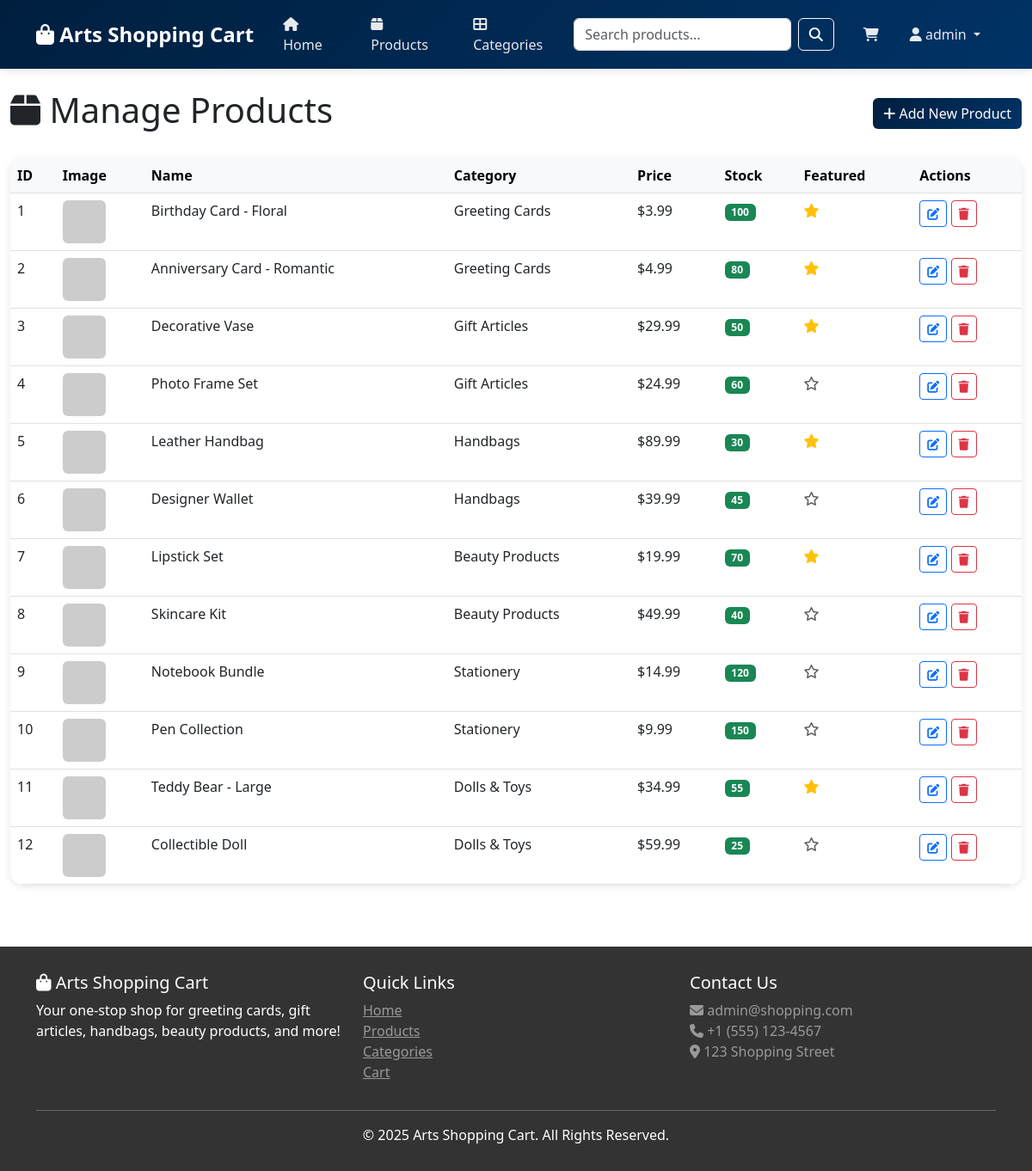
/admin/products.php (signed in), run on the app's committed database.
### tables this page shows
CREATE TABLE IF NOT EXISTS products (
    id INT AUTO_INCREMENT PRIMARY KEY,
    category_id INT,
    name VARCHAR(200) NOT NULL,
    description TEXT,
    price DECIMAL(10, 2) NOT NULL,
    stock INT DEFAULT 0,
    image VARCHAR(255),
    featured TINYINT(1) DEFAULT 0,
    created_at TIMESTAMP DEFAULT CURRENT_TIMESTAMP,
    updated_at TIMESTAMP DEFAULT CURRENT_TIMESTAMP ON UPDATE CURRENT_TIMESTAMP,
    FOREIGN KEY (category_id) REFERENCES categories(id) ON DELETE SET NULL
);

CREATE TABLE IF NOT EXISTS categories (
    id INT AUTO_INCREMENT PRIMARY KEY,
    name VARCHAR(100) NOT NULL,
    description TEXT,
    image VARCHAR(255),
    created_at TIMESTAMP DEFAULT CURRENT_TIMESTAMP
);

### includes/db.php (called while the page is built, shortened)
<?php
class Database {
    private $conn;
    public function __construct() {
        try {
            $this->conn = new mysqli(DB_HOST, DB_USER, DB_PASS, DB_NAME);
            $this->conn->set_charset("utf8mb4");
        } catch (Exception $e) {
            die("Database Error: " . $e->getMessage());
        }
    }
    public function query($sql) {
        $result = $this->conn->query($sql);
        return $result;
    }
}
$db = new Database();
?>

### includes/functions.php (called while the page is built, shortened)
<?php
require_once 'db.php';
function getProducts($category_id = null, $featured = false, $limit = null) {
    global $db;
    $sql = "SELECT p.*, c.name as category_name FROM products p
            LEFT JOIN categories c ON p.category_id = c.id WHERE 1=1";
    $sql .= " ORDER BY p.created_at DESC";
    $result = $db->query($sql);
    return $result->fetch_all(MYSQLI_ASSOC);
}
function formatPrice($price) {
    return '$' . number_format($price, 2);
}
?>

### admin/products.php (the view, shortened to what this page needs)
<?php
include '../includes/header.php';
$action = isset($_GET['action']) ? $_GET['action'] : 'list';
$products = getProducts();
?>
<div class="container-fluid my-4">
    <div class="d-flex justify-content-between align-items-center mb-4">
        <h1><i class="fas fa-box"></i> Manage Products</h1>
        <?php if ($action == 'list'): ?>
            <a href="?action=add" class="btn btn-primary">
                <i class="fas fa-plus"></i> Add New Product
            </a>
        <?php else: ?>
            <a href="products.php" class="btn btn-secondary">
                <i class="fas fa-arrow-left"></i> Back to List
            </a>
        <?php endif; ?>
    </div>
    <?php if ($action == 'list'): ?>
        <div class="card">
            <div class="card-body p-0">
                <div class="table-responsive">
                    <table class="table table-hover mb-0">
                        <thead class="table-light">
                            <tr>
                                <th>ID</th>
                                <th>Image</th>
                                <th>Name</th>
                                <th>Category</th>
                                <th>Price</th>
                                <th>Stock</th>
                                <th>Featured</th>
                                <th>Actions</th>
                            </tr>
                        </thead>
                        <tbody>
                            <?php foreach ($products as $product): ?>
                                <tr>
                                    <td><?php echo $product['id']; ?></td>
                                    <td>
                                        <img src="<?php echo $product['image'] ? '../uploads/' . $product['image'] : 'https://via.placeholder.com/50'; ?>"
                                             alt="<?php echo htmlspecialchars($product['name']); ?>"
                                             style="width: 50px; height: 50px; object-fit: cover;" class="rounded">
                                    </td>
                                    <td><?php echo htmlspecialchars($product['name']); ?></td>
                                    <td><?php echo htmlspecialchars($product['category_name']); ?></td>
                                    <td><?php echo formatPrice($product['price']); ?></td>
                                    <td>
                                        <?php if ($product['stock'] > 10): ?>
                                            <span class="badge bg-success"><?php echo $product['stock']; ?></span>
                                        <?php elseif ($product['stock'] > 0): ?>
                                            <span class="badge bg-warning"><?php echo $product['stock']; ?></span>
                                        <?php else: ?>
                                            <span class="badge bg-danger">Out of Stock</span>
                                        <?php endif; ?>
                                    </td>
                                    <td>
                                        <?php if ($product['featured']): ?>
                                            <i class="fas fa-star text-warning"></i>
                                        <?php else: ?>
                                            <i class="far fa-star text-muted"></i>
                                        <?php endif; ?>
                                    </td>
                                    <td>
                                        <a href="?action=edit&id=<?php echo $product['id']; ?>" class="btn btn-sm btn-outline-primary">
                                            <i class="fas fa-edit"></i>
                                        </a>
                                        <form action="" method="POST" class="d-inline" onsubmit="return confirmDelete()">
                                            <button type="submit" class="btn btn-sm btn-outline-danger">
                                                <i class="fas fa-trash"></i>
                                            </button>
                                        </form>
                                    </td>
                                </tr>
                            <?php endforeach; ?>
                        </tbody>
                    </table>
                </div>
            </div>
        </div>
    <?php endif; ?>
</div>
<?php include '../includes/footer.php'; ?>

### includes/header.php (style rules this page uses)
:root { --primary-color: #001f3f; --secondary-color: #003366; --dark-color: #333; --light-color: #f8f9fa; }
body { font-family: 'Segoe UI', Tahoma, Geneva, Verdana, sans-serif; min-height: 100vh; display: flex; flex-direction: column; }
.btn-primary { background: linear-gradient(135deg, var(--primary-color), var(--secondary-color)); border: none; }
.card { border: none; border-radius: 15px; overflow: hidden; transition: all 0.3s; box-shadow: 0 2px 10px rgba(0,0,0,0.1); }

### data on the page
products: id "1", name "Birthday Card - Floral", category.name "Greeting Cards", price "$3.99", stock "100", featured 1 (drawn)
products: id "2", name "Anniversary Card - Romantic", category.name "Greeting Cards", price "$4.99", stock "80", featured 1 (drawn)
products: id "3", name "Decorative Vase", category.name "Gift Articles", price "$29.99", stock "50", featured 1 (drawn)
products: id "4", name "Photo Frame Set", category.name "Gift Articles", price "$24.99", stock "60", featured 0 (drawn)
products: id "5", name "Leather Handbag", category.name "Handbags", price "$89.99", stock "30", featured 1 (drawn)
products: id "6", name "Designer Wallet", category.name "Handbags", price "$39.99", stock "45", featured 0 (drawn)
products: id "7", name "Lipstick Set", category.name "Beauty Products", price "$19.99", stock "70", featured 1 (drawn)
products: id "8", name "Skincare Kit", category.name "Beauty Products", price "$49.99", stock "40", featured 0 (drawn)
products: id "9", name "Notebook Bundle", category.name "Stationery", price "$14.99", stock "120", featured 0 (drawn)
products: id "10", name "Pen Collection", category.name "Stationery", price "$9.99", stock "150", featured 0 (drawn)
products: id "11", name "Teddy Bear - Large", category.name "Dolls & Toys", price "$34.99", stock "55", featured 1 (drawn)
products: id "12", name "Collectible Doll", category.name "Dolls & Toys", price "$59.99", stock "25", featured 0 (drawn)

### other printed values
SITE_NAME "Arts Shopping Cart"
$_SESSION['username'] "admin"
ADMIN_EMAIL "admin@shopping.com"
